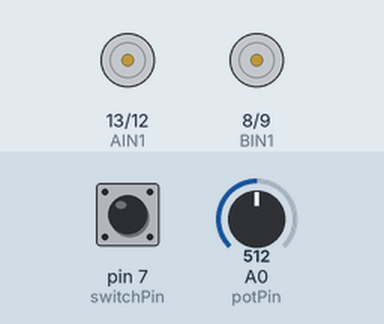
Bench run of a sketch on a simulated Arduino Uno, built with avr-gcc and run on an emulated ATmega328P. Parts: motor-driver pin pairs drawn as motors (green arrow = first pin HIGH = forward, orange = second pin HIGH = backward, longer = more drive, scaled by the enable pin). Inputs (shaded band) come from the test bench; at power-on: pin 7 (switchPin) HIGH, A0 (potPin) = 512. What the sketch prints to the serial monitor is not drawn.

Above: at 1.2 s.
1.3 s: pin 7 (switchPin) pulled LOW for 0.15 s
At 2.3 s:
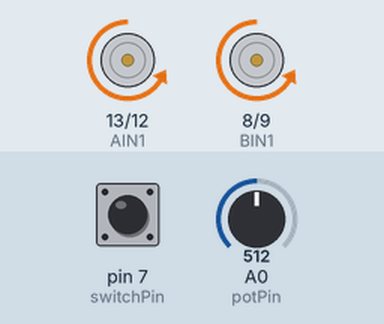
Timing chart, 0 to 8.9 s (numbered marks = the images above; inputs shaded):
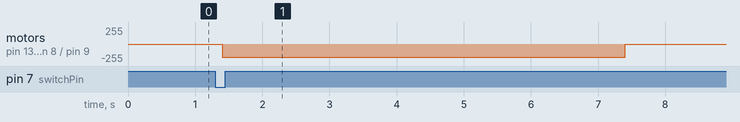

The sketch:

carcode.ino
```cpp
// Right motor (Motor A)
const int AIN1 = 13;
const int AIN2 = 12;
const int PWMA = 11;

// Left motor (Motor B)
const int PWMB = 10;
const int BIN2 = 9;
const int BIN1 = 8;

const int switchPin = 7;          // Button pin
const int potPin = A0;            // Potentiometer pin
const int driveTime = 400;         // Milliseconds per inch

bool hasDriven = false;

void setup() {
  pinMode(switchPin, INPUT_PULLUP);
  pinMode(AIN1, OUTPUT);
  pinMode(AIN2, OUTPUT);
  pinMode(PWMA, OUTPUT);
  pinMode(BIN1, OUTPUT);
  pinMode(BIN2, OUTPUT);
  pinMode(PWMB, OUTPUT);

  Serial.begin(9600);  // So you can see the distance
}

void loop() {
  int potValue = analogRead(potPin);
  int distance = map(potValue, 0, 1023, 1, 30);  // 1–30 inches

  // Print current distance continuously
  Serial.print("Target Distance: ");
  Serial.print(distance);
  Serial.println(" inches");

  if (digitalRead(switchPin) == LOW && !hasDriven) {
    driveForward(distance);
    hasDriven = true;
  }

  if (digitalRead(switchPin) == HIGH) {
    hasDriven = false;
  }

  delay(200);  // Slow down serial printing
}

void driveForward(int inches) {
  rightMotor(-200);
  leftMotor(-200);
  delay(driveTime * inches);
  rightMotor(0);
  leftMotor(0);
}

void rightMotor(int motorSpeed) {
  if (motorSpeed > 0) {
    digitalWrite(AIN1, HIGH);
    digitalWrite(AIN2, LOW);
  } else if (motorSpeed < 0) {
    digitalWrite(AIN1, LOW);
    digitalWrite(AIN2, HIGH);
  } else {
    digitalWrite(AIN1, LOW);
    digitalWrite(AIN2, LOW);
  }
  analogWrite(PWMA, abs(motorSpeed));
}

void leftMotor(int motorSpeed) {
  if (motorSpeed > 0) {
    digitalWrite(BIN1, HIGH);
    digitalWrite(BIN2, LOW);
  } else if (motorSpeed < 0) {
    digitalWrite(BIN1, LOW);
    digitalWrite(BIN2, HIGH);
  } else {
    digitalWrite(BIN1, LOW);
    digitalWrite(BIN2, LOW);
  }
  analogWrite(PWMB, abs(motorSpeed));
}
```

Measured:
- after the input at 1.3 s, motor on pin 13 (AIN1) / pin 12 (AIN2), motor on pin 8 (BIN1) / pin 9 (BIN2): stopped → backward 200/255 after 0.10 s, → stopped 6.0 s later
